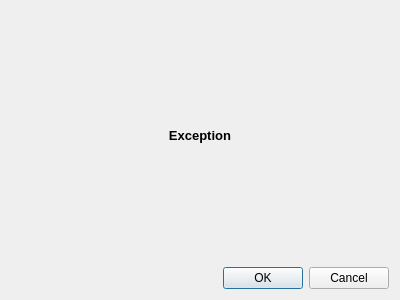
<?xml version="1.0" encoding="UTF-8"?>
<ui version="4.0">
 <class>Dialog</class>
 <widget class="QDialog" name="Dialog">
  <property name="geometry">
   <rect>
    <x>0</x>
    <y>0</y>
    <width>400</width>
    <height>300</height>
   </rect>
  </property>
  <property name="windowTitle">
   <string>Dialog</string>
  </property>
  <layout class="QVBoxLayout" name="verticalLayout">
   <item>
    <widget class="QLabel" name="txbExcept">
     <property name="text">
      <string>&lt;html&gt;&lt;head/&gt;&lt;body&gt;&lt;p&gt;&lt;span style=&quot; font-size:10pt; font-weight:600;&quot;&gt;Exception&lt;/span&gt;&lt;/p&gt;&lt;/body&gt;&lt;/html&gt;</string>
     </property>
     <property name="alignment">
      <set>Qt::AlignCenter</set>
     </property>
    </widget>
   </item>
   <item>
    <widget class="QDialogButtonBox" name="buttonBox">
     <property name="orientation">
      <enum>Qt::Horizontal</enum>
     </property>
     <property name="standardButtons">
      <set>QDialogButtonBox::Cancel|QDialogButtonBox::Ok</set>
     </property>
    </widget>
   </item>
  </layout>
 </widget>
 <resources/>
 <connections>
  <connection>
   <sender>buttonBox</sender>
   <signal>accepted()</signal>
   <receiver>Dialog</receiver>
   <slot>accept()</slot>
   <hints>
    <hint type="sourcelabel">
     <x>248</x>
     <y>254</y>
    </hint>
    <hint type="destinationlabel">
     <x>157</x>
     <y>274</y>
    </hint>
   </hints>
  </connection>
  <connection>
   <sender>buttonBox</sender>
   <signal>rejected()</signal>
   <receiver>Dialog</receiver>
   <slot>reject()</slot>
   <hints>
    <hint type="sourcelabel">
     <x>316</x>
     <y>260</y>
    </hint>
    <hint type="destinationlabel">
     <x>286</x>
     <y>274</y>
    </hint>
   </hints>
  </connection>
 </connections>
</ui>
